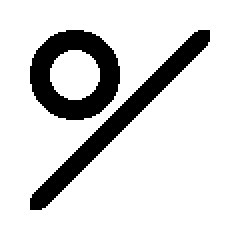
#> input picture pictograms/St_a.png, 120 x 120 px (shown 2 times larger); its folder holds 7 pictures in this run
$ jupyter execute --allow-errors robotic_catheter_review.ipynb   (shell and % lines are left out)
#> lines starting #> are read from the running program, lines starting #| are printed output that depends on the picture
[cell 1]
import pandas as pd
import numpy as np
import matplotlib.pyplot as plt

[cell 2]
import numpy as np
import pandas as pd
import matplotlib as mpl
import matplotlib.pyplot as plt
import seaborn as sns
import warnings; warnings.filterwarnings(action='once')

large = 22; med = 16; small = 12
params = {'axes.titlesize': large,
          'legend.fontsize': med,
          'figure.figsize': (16, 10),
          'axes.labelsize': med,
          'axes.titlesize': med,
          'xtick.labelsize': med,
          'ytick.labelsize': med,
          'figure.titlesize': large}
plt.rcParams.update(params)
plt.style.use('seaborn-whitegrid')
sns.set_style("white")

[cell 3]
data = pd.read_csv('data/catheter_mechanisms.csv', skiprows=0)
#> (reads data/catheter_mechanisms.csv from the repository)
data.head()
#data=data.drop(['null', 'null.1', 'null.2'], axis=1)
data

[cell 4]
line = data.stt.unique ()
line .sort()
line


#> (the rest of this cell did not finish here and is left out)

[cell 5]
from sklearn.preprocessing import OneHotEncoder
from sklearn.preprocessing import LabelEncoder


ohe1 = OneHotEncoder(sparse_output=False)
ohe2 = OneHotEncoder(sparse_output=False)
ohe3 = OneHotEncoder(sparse_output=False)
ohe4 = OneHotEncoder(sparse_output=False)
ohe5 = OneHotEncoder(sparse_output=False)
ohe6 = OneHotEncoder(sparse_output=False)
ohe7 = OneHotEncoder(sparse_output=False)
ohe8 = OneHotEncoder(sparse_output=False)
ohe9 = OneHotEncoder(sparse_output=False)
ohe10 = OneHotEncoder(sparse_output=False)
ohe_ftrs1 = ohe1.fit_transform(data['stt'].values.reshape(-1,1))
ohe_ftrs2 = ohe2.fit_transform(data['str'].values.reshape(-1,1))
ohe_ftrs3 = ohe3.fit_transform(data['mtt'].values.reshape(-1,1))
ohe_ftrs4 = ohe4.fit_transform(data['mtr'].values.reshape(-1,1))
ohe_ftrs5 = ohe5.fit_transform(data['sft'].values.reshape(-1,1))
ohe_ftrs6 = ohe6.fit_transform(data['sfr'].values.reshape(-1,1))
ohe_ftrs7 = ohe7.fit_transform(data['mft'].values.reshape(-1,1))
ohe_ftrs8 = ohe8.fit_transform(data['mfr'].values.reshape(-1,1))
ohe_ftrs9 = ohe9.fit_transform(data['tt'].values.reshape(-1,1))
ohe_ftrs10 = ohe10.fit_transform(data['sr'].values.reshape(-1,1))
# [9 lines of commented-out code are left out]


tmp_stt = pd.DataFrame(ohe_ftrs1, columns = ['stt-'+ohe1.categories_[0][i] for i in range(ohe_ftrs1.shape[1])])
tmp_str = pd.DataFrame(ohe_ftrs2, columns = ['str-'+ohe2.categories_[0][i] for i in range(ohe_ftrs2.shape[1])])
tmp_mtt = pd.DataFrame(ohe_ftrs3, columns = ['mtt-'+ohe3.categories_[0][i] for i in range(ohe_ftrs3.shape[1])])
tmp_mtr = pd.DataFrame(ohe_ftrs4, columns = ['mtr-'+ohe4.categories_[0][i] for i in range(ohe_ftrs4.shape[1])])
tmp_sft = pd.DataFrame(ohe_ftrs5, columns = ['sft-'+ohe5.categories_[0][i] for i in range(ohe_ftrs5.shape[1])])
tmp_sfr = pd.DataFrame(ohe_ftrs6, columns = ['sfr-'+ohe6.categories_[0][i] for i in range(ohe_ftrs6.shape[1])])
tmp_mft = pd.DataFrame(ohe_ftrs7, columns = ['mft-'+ohe7.categories_[0][i] for i in range(ohe_ftrs7.shape[1])])
tmp_mfr = pd.DataFrame(ohe_ftrs8, columns = ['mfr-'+ohe8.categories_[0][i] for i in range(ohe_ftrs8.shape[1])])
tmp_tt = pd.DataFrame(ohe_ftrs9, columns = ['tt-'+ohe9.categories_[0][i] for i in range(ohe_ftrs9.shape[1])])
tmp_sr = pd.DataFrame(ohe_ftrs10, columns = ['sr-'+ohe10.categories_[0][i] for i in range(ohe_ftrs10.shape[1])])


dfdum = pd.concat([data, tmp_stt, tmp_str,tmp_sr,tmp_mtt,tmp_mtr,tmp_sft,tmp_sfr,tmp_mft,tmp_mfr,tmp_tt ], axis=1)
dfdum.head()
dfdum.iloc [[4]]

# Вывод названий всех новых столбцов
new_columns = tmp_stt.columns.tolist() + tmp_str.columns.tolist() + tmp_mtt.columns.tolist() + tmp_mtr.columns.tolist() + tmp_sft.columns.tolist() + tmp_sfr.columns.tolist() + tmp_mft.columns.tolist() + tmp_mfr.columns.tolist() + tmp_tt.columns.tolist() + tmp_sr.columns.tolist()

print("Названия всех новых столбцов:")
for col in new_columns:
    print(col)


# data_new = labelencoder.fit_transform(data.stt)
# data_new[:90]

# labelencoder.classes_

#ohe_ftrs

ohe9.categories_[0][3]

[cell 6]
# это НЕТки stt1 str1 mtt1 mtr1 sft0 sfr0 mft1 mfr0 tt6

#> (a cell that did not finish here is left out)

[cell 8]
dfdum.columns

[cell 9]
vafla = dfdum.iloc[:, 23:100]
vafla

[cell 10]
vafla2 = dfdum.iloc[:, 23:102]
#vafla2 = vafla2.drop(['stt1', 'str1', 'mtt1', 'mtr1', 'sft0', 'sfr0', 'mft1', 'mfr0', 'tt6'], axis=1)
#vafla2 = vafla2.drop(['stt1', 'str1', 'mtt1', 'mtr1', 'sft0', 'sfr0', 'mft1', 'mfr0', 'no,'], axis=1)
vafla2 = vafla2.drop([ 'str-no','mtt-no','mtr-no','sft-no','sfr-no','mft-no','mfr-no','tt-no', 'sr-no'], axis=1)
vafla2 = vafla2.drop([ 'stt-exc','str-exc','mtt-exc','mtr-exc','mft-exc','tt-exc',"stt-no"], axis=1)
# vafla2 = vafla2.drop([ 'mtr-r.b.3'], axis=1)
# vafla2 = vafla2.drop(['stt-no'], axis=1)

#vafla2.drop(['tt4'], axis=1)
vafla = vafla2

[cell 11]
#uk =  [8,11,9,9,6,5,7,3,7]
#vafla.loc[vafla['stt0'] == 1].head()


rows, columns = vafla.shape
columns

a = np.zeros((columns, columns))

for i in range (0,columns):

    #strok = vaqfla.loc[vaqfla['stt0'] == 1].sum()
    strok = vafla.loc[vafla.iloc[:,i] == 1].sum()
    strok2 = strok.transpose()
    strok2.head()
    a[i,:] = strok2
    a

# [5 lines of commented-out code are left out]


a


calc = a


calc_procent = calc.copy()
for i in range (0,columns):
    calc_procent[i] =  calc_procent[i]/max( calc_procent[i])

#calc_procent

[cell 12]
formatrix = np.zeros((columns, columns))
for i in range (0,columns):
    for j in range (0,columns):
        if (calc[i,j] == 0):
            formatrix[i,j] = 1
formatrix

[cell 13]
# Получает список изображений в папке
def getListOfFiles(dirName):
    listOfFile = os.listdir(dirName)
    allFiles = list()
    for entry in listOfFile:
        fullPath = os.path.join(dirName, entry)
        if os.path.isdir(fullPath):
            allFiles = allFiles + getListOfFiles(fullPath)
        else:
            allFiles.append(fullPath)
    return allFiles

[cell 14]
from array import *
import os

[cell 15]
pic_folder = 'pictograms'
pic_files_list = getListOfFiles(pic_folder)
len(pic_files_list)
k = 0
for i in pic_files_list:
    k
    print ( pic_files_list[k], k)
    print( " " )
    k = k+1

[cell 16]
#pici = pic_filet_list[0]
pici = np.array([])
#pici[0] = os.path.join(pic_folder, 'St_b2.png')
np.append(pici,  os.path.join(pic_folder, 'St_b2.png'))
#im = plt.imread(fn)

d = {'stt_': 1, 'dictionary': 2}

d2 = {'stt-exc':os.path.join(pic_folder, 'star.png'),
       'stt-no':os.path.join(pic_folder, 'net_img_r.png'),
      'stt-t.a ':os.path.join(pic_folder, 'St_a.png'),
      'stt-t.a.2 ':os.path.join(pic_folder, 'St_a.png'),
      'stt-t.b.1 ':os.path.join(pic_folder, 'St_b1.png'),
      'stt-t.b.2 ':os.path.join(pic_folder, 'St_b2.png'),
      'stt-t.b.3 ':os.path.join(pic_folder, 'St_b3.png'),
       'stt-t.b.4 ':os.path.join(pic_folder, 'St_b4.png'),
      'stt-t.b.5 ':os.path.join(pic_folder, 'St_b5.png'),

      'str-exc':os.path.join(pic_folder, 'star.png'),
      'str-no':os.path.join(pic_folder, 'net_img_r.png'),
      'str-r.a ':os.path.join(pic_folder, 'St_a.png'),
      'str-r.b.1 ':os.path.join(pic_folder, 'Sr_b1.png'),
       'str-r.b.2 ':os.path.join(pic_folder, 'Sr_b2.png'),
        'str-r.b.3 ':os.path.join(pic_folder, 'Sr_b3.png'),
        'str-r.c.1 ':os.path.join(pic_folder, 'Sr_c1.png'),
        'str-r.c.2 ':os.path.join(pic_folder, 'Sr_c2.png'),
        'str-r.c.3 ':os.path.join(pic_folder, 'Sr_c3.png'),
       'str-r.c.4 ':os.path.join(pic_folder, 'Sr_c4.png'),
        'str-r.d.1 ':os.path.join(pic_folder, 'Sr_d1.png'),
        'str-r.d.2 ':os.path.join(pic_folder, 'Sr_d2.png'),

      'mtt-exc':os.path.join(pic_folder, 'star.png'),
      'mtt-no':os.path.join(pic_folder, 'net_img_r.png'),
       'mtt-t.a.1.1 ':os.path.join(pic_folder, 'Mt_a11.png'),
      'mtt-t.a.1.2 ':os.path.join(pic_folder, 'Mt_a12.png'),
        'mtt-t.a.1.3 ':os.path.join(pic_folder, 'Mt_a13.png'),
        'mtt-t.a.2 ':os.path.join(pic_folder, 'Mt_a2.png'),
       'mtt-t.b.1 ':os.path.join(pic_folder, 'Mt_b1.png'),
        'mtt-t.b.2 ':os.path.join(pic_folder, 'Mt_b2.png'),
        'mtt-t.c ':os.path.join(pic_folder, 'Mt_c.png'),

      'mtr-exc':os.path.join(pic_folder, 'star.png'),
      'mtr-no':os.path.join(pic_folder, 'net_img_r.png'),
       'mtr-r.a.1.1 ':os.path.join(pic_folder, 'Mt_a11.png'),
        'mtr-r.a.1.2 ':os.path.join(pic_folder, 'Mt_a12.png'),
        'mtr-r.a.1.3 ':os.path.join(pic_folder, 'Mt_a13.png'),
        'mtr-r.a.2 ':os.path.join(pic_folder, 'Mt_a2.png'),
       'mtr-r.b.1 ':os.path.join(pic_folder, 'Mt_b1.png'),
        'mtr-r.b.2 ':os.path.join(pic_folder, 'Mt_b2.png'),
        'mtr-r.c ':os.path.join(pic_folder, 'Mt_c.png'),

      'sft-no':os.path.join(pic_folder, 'net_img_r.png'),
      'sft-t.a.1 ':os.path.join(pic_folder, 'Fb_a1.png'),
       'sft-t.a.2 ':os.path.join(pic_folder, 'Fb_a2.png'),
        'sft-t.b.1 ':os.path.join(pic_folder, 'Fb_b1.png'),
        'sft-t.b.2 ':os.path.join(pic_folder, 'Fb_b2.png'),
        'sft-t.d ':os.path.join(pic_folder, 'Fb_d.png'),

      'sfr-no':os.path.join(pic_folder, 'net_img_r.png'),
       'sfr-r.a.3 ':os.path.join(pic_folder, 'Fb_a3.png'),
        'sfr-r.b.1 ':os.path.join(pic_folder, 'Fb_b1.png'),
        'sfr-r.b.2 ':os.path.join(pic_folder, 'Fb_b2.png'),
        'sfr-r.d ':os.path.join(pic_folder, 'Fb_d.png'),

      'mft-exc':os.path.join(pic_folder, 'star.png'),
       'mft-no':os.path.join(pic_folder, 'net_img_r.png'),
      'mft-t.a.1 ':os.path.join(pic_folder, 'Mf_a1.png'),
        'mft-t.a.2 ':os.path.join(pic_folder, 'Mf_a2.png'),
        'mft-t.b.1 ':os.path.join(pic_folder, 'Mf_b1.png'),
        'mft-t.b.2 ':os.path.join(pic_folder, 'Mf_b2.png'),
       'mft-t.c ':os.path.join(pic_folder, 'Mf_c.png'),

        'mfr-no':os.path.join(pic_folder, 'net_img_r.png'),
      'mfr-r.a.1 ':os.path.join(pic_folder, 'Mf_a1.png'),
        'mfr-r.b.1 ':os.path.join(pic_folder, 'Mf_b1.png'),

        'tt-b ':os.path.join(pic_folder, 'Tp_b.png'),
        'tt-c ':os.path.join(pic_folder, 'Tp_c.png'),
       'tt-a.1 ':os.path.join(pic_folder, 'Tp_a1.png'),
        'tt-a.2 ':os.path.join(pic_folder, 'Tp_a2.png'),
        'tt-a.3 ':os.path.join(pic_folder, 'Tp_a3.png'),
      'tt-exc':os.path.join(pic_folder, 'star.png'),
      'tt-no':os.path.join(pic_folder, 'net_img_r.png'),

      'sr-not+r.a ':os.path.join(pic_folder, 'Sb_1.png'),
        'sr-not+r.b ':os.path.join(pic_folder, 'Sb_2.png'),
      'sr-not+r.c ':os.path.join(pic_folder, 'Sb_2.png'),
      'sr-no':os.path.join(pic_folder, 'net_img_r.png')

     }

[cell 17]
d2
d2["stt-t.a "]

[cell 18]
fig = plt.figure()
plt.figure(figsize=(8,6), dpi= 100)
pic = plt.imread(d2["stt-t.a "])
#> pic is the input picture: shape (120, 120, 4) float32; mean R, G, B, A 0, 0, 0, 0.155
#> `new_image = img.resize(( h_p,  h_p))`:
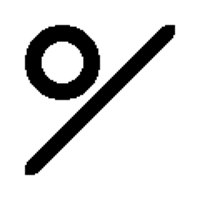
#> new_image: PIL image 200x200 RGBA; mean R, G, B, A 0, 0, 0, 39.5; transparent parts drawn white
    #pic = r
fig.figure.figimage(pic,

                        0, k*10,


                   # fig.bbox.xmax//2 - im.shape[0]//2,
                   # fig.bbox.ymax//2 - im.shape[1]//2,
                   alpha=.25,
                        zorder=1)

[cell 19]
from PIL import Image
from matplotlib.patches import Rectangle
import matplotlib.pyplot as plt
import matplotlib.patches as patches


fig = plt.figure()
plt.figure(figsize=(8,7*0.93), dpi= 1000)

matrix = np.triu(calc+1)
matrix = 1- np.triu(np.ones((columns, columns)))
matrix = 1- np.tril(np.ones((columns, columns)))

matrix2 = formatrix+matrix


#mask[calc.diag_indices_from(mask)] = False

#sns.heatmap(df.corr(), annot=False, mask=matrix)
fig = sns.heatmap(
            # calc,
            0.5*np.log2(calc).max() - np.log2(calc)-0.3 ,
            #calc**0.5,
            mask=matrix2,

            yticklabels=vafla.columns + "                      ",
            xticklabels=vafla.columns + "                      ",


            #color=calc+10,
            cmap='CMRmap',
            #vmin=-20, vmax=12 ,

            center=0 ,
            # annot=True
            #annot=calc
             annot=False
            # [13 lines of commented-out code are left out]
                )

#fig.set(xlabel="", ylabel="")
#fig.xaxis.tick_top()


plt.title('Correlogram of mtcars', fontsize=22)
plt.xticks(fontsize=8)
plt.yticks(fontsize=8)


k = -1
#> (the rest of this cell did not finish here and is left out)

[cell 20]
# то же но в штуках или процентах, а не лог


from PIL import Image
from matplotlib.patches import Rectangle
import matplotlib.pyplot as plt
import matplotlib.patches as patches


fig = plt.figure()
plt.figure(figsize=(8,7*0.93), dpi= 1000)

matrix = np.triu(calc+1)
matrix = 1- np.triu(np.ones((columns, columns)))
matrix = 1- np.tril(np.ones((columns, columns)))

matrix2 = formatrix+matrix


#mask[calc.diag_indices_from(mask)] = False

#sns.heatmap(df.corr(), annot=False, mask=matrix)
fig = sns.heatmap(
            # # calc,
            # 0.5*np.log2(calc).max() - np.log2(calc)-0.3 ,
            # #calc**0.5,
            # mask=matrix2,

            # yticklabels=vafla.columns + "                      ",
            # xticklabels=vafla.columns + "                      ",


            # #color=calc+10,
            # cmap='CMRmap',
            # #vmin=-20, vmax=12 ,

            # center=0 ,
            # annot=True
            # #annot=calc
            #  # annot=False
            # #annot=glue.rank(axis="columns")


    # pздесь получатся проценты

            1-calc_procent,
            annot=calc_procent,
            color="r",
            mask=formatrix,
            cmap='gnuplot2',
            center=0 ,
            yticklabels=vafla.columns, xticklabels=vafla.columns
                )

#fig.set(xlabel="", ylabel="")
#fig.xaxis.tick_top()


plt.title('Correlogram of mtcars', fontsize=10)
plt.xticks(fontsize=8)
plt.yticks(fontsize=8)


k = -1
#> (the rest of this cell did not finish here and is left out)

[cell 21]
#plt.savefig('vafla2_1.png')

[cell 22]
import matplotlib.pyplot as plt

#create data
#x = [1, 2, 2,5,6,7,8,14,25,28, 34]

#> (the rest of this cell did not finish here and is left out)

[cell 23]
# x = [1, 2,3,5,10,20, 34]
x = [1,2,4 ,   7,  13, 25, 48]
#> x = [1, 2, 4, 7, 13, 25, 48]
a = np.zeros(len(x))
#> a = [0, 0, 0, 0, 0, 0, 0]
#a = np.arange(25)
y = np.log2(x)
#> y = [0, 1, 2, 2.81, 3.7, 4.64, 5.58]

#create line chart of data
#plt.plot (x,y)
fig, ax = plt.subplots()
ax.scatter(a,y)
#ax.scatter(a,x)
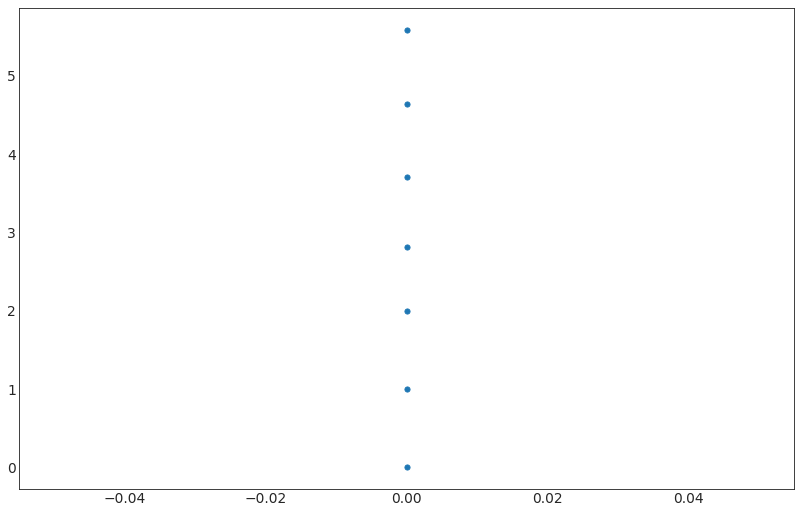
#> figure drawn by matplotlib, 1 panel
